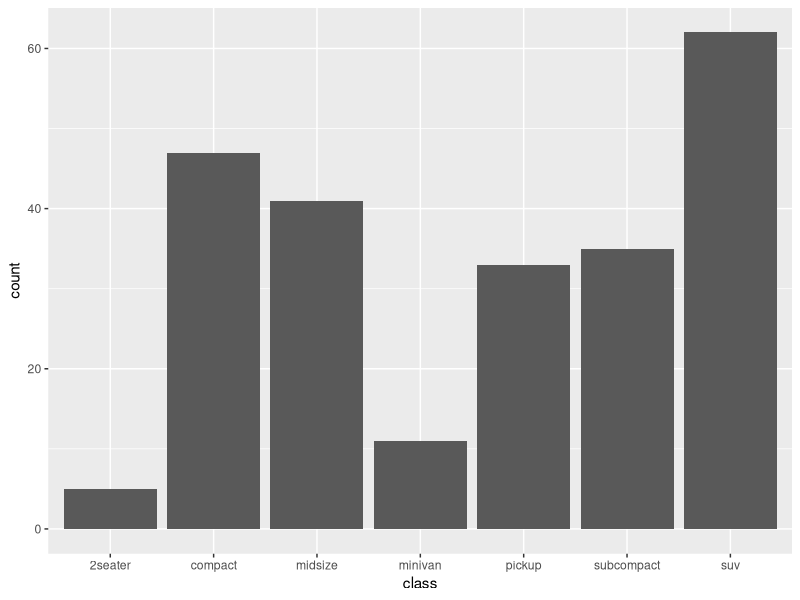
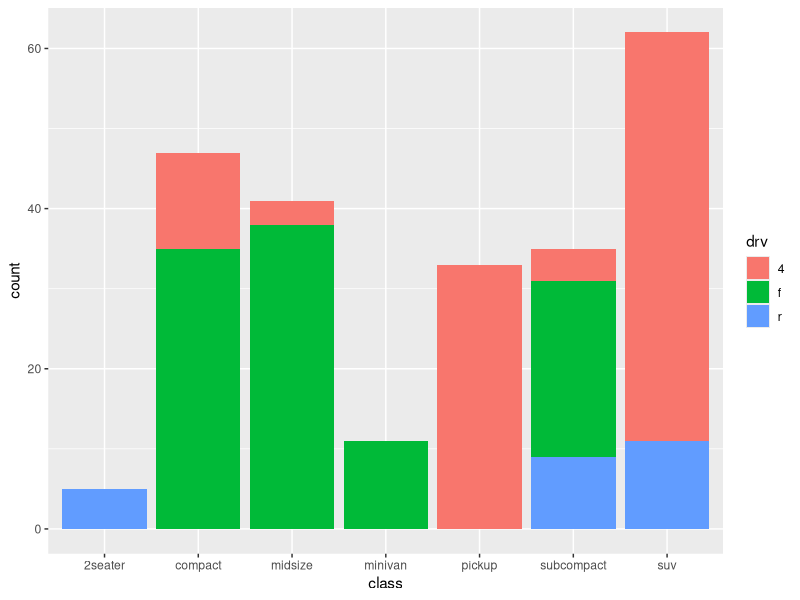
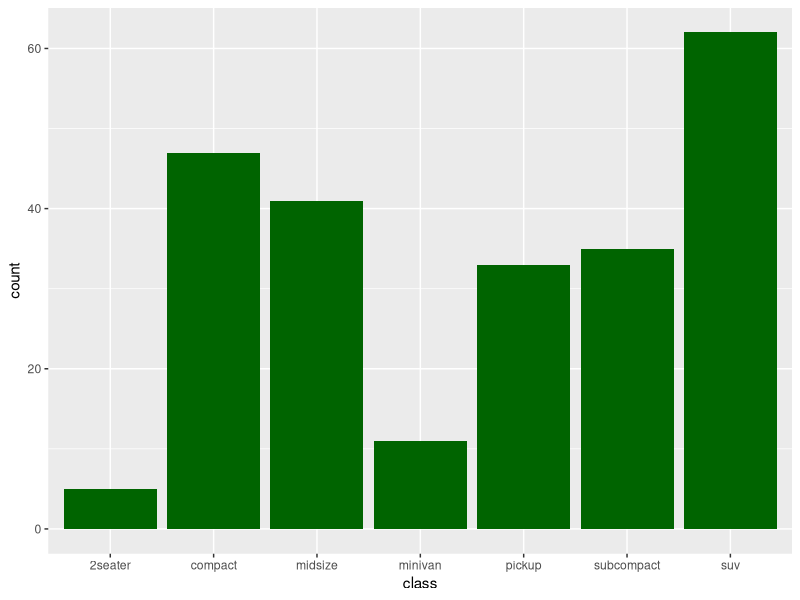
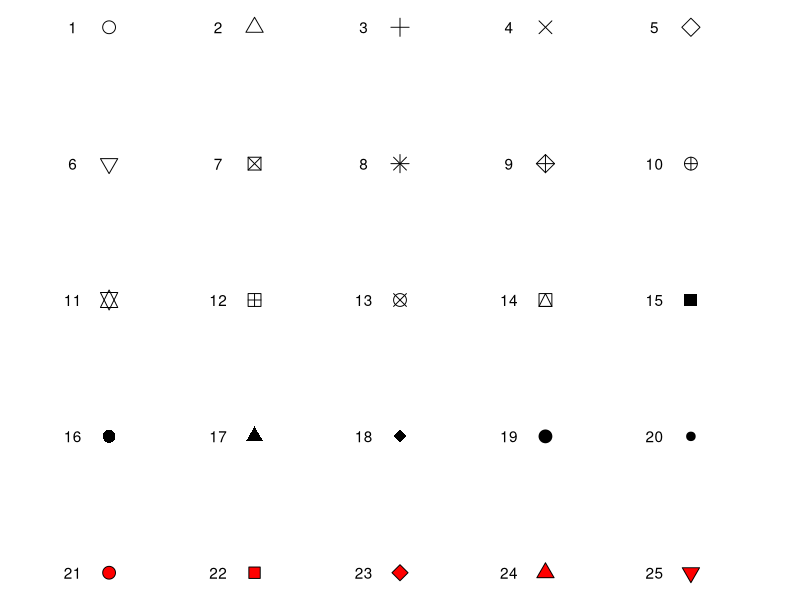
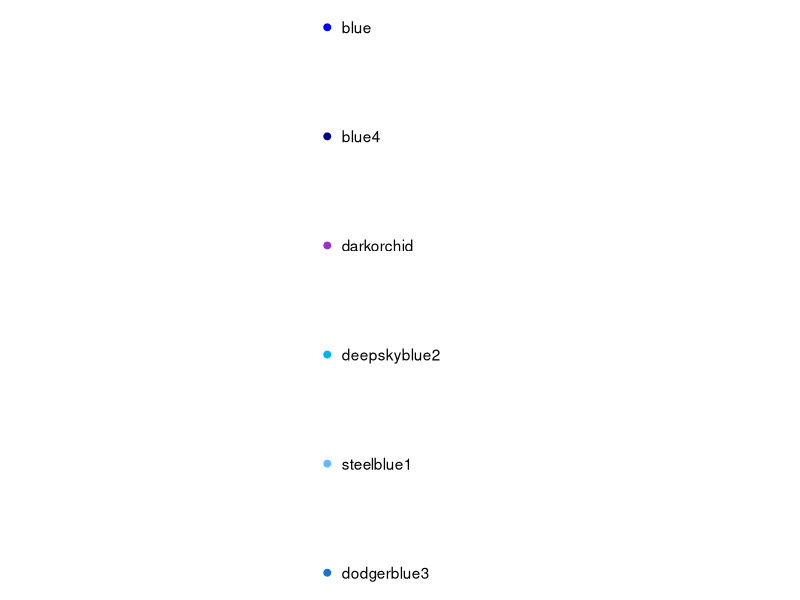
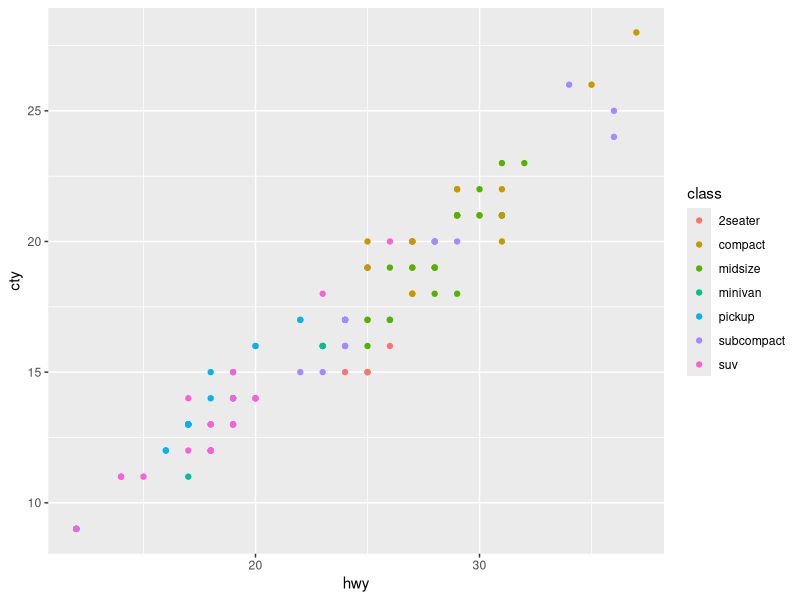
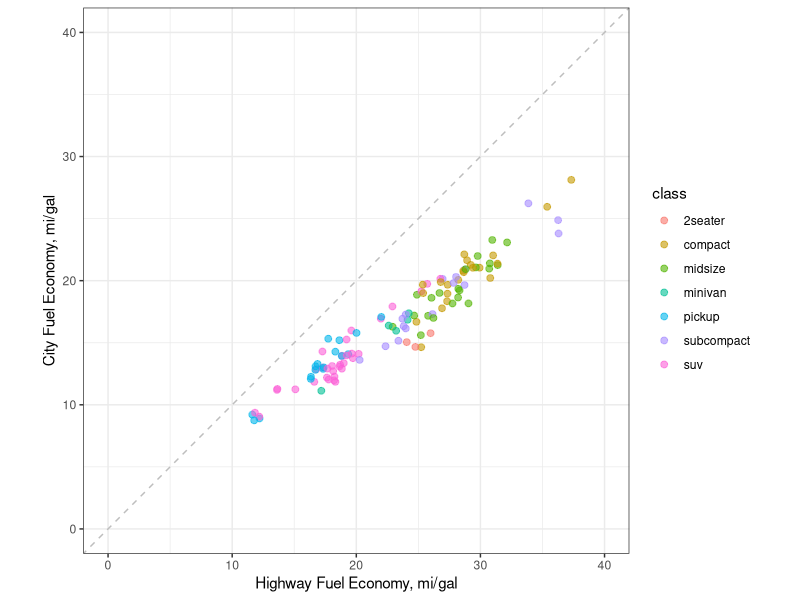
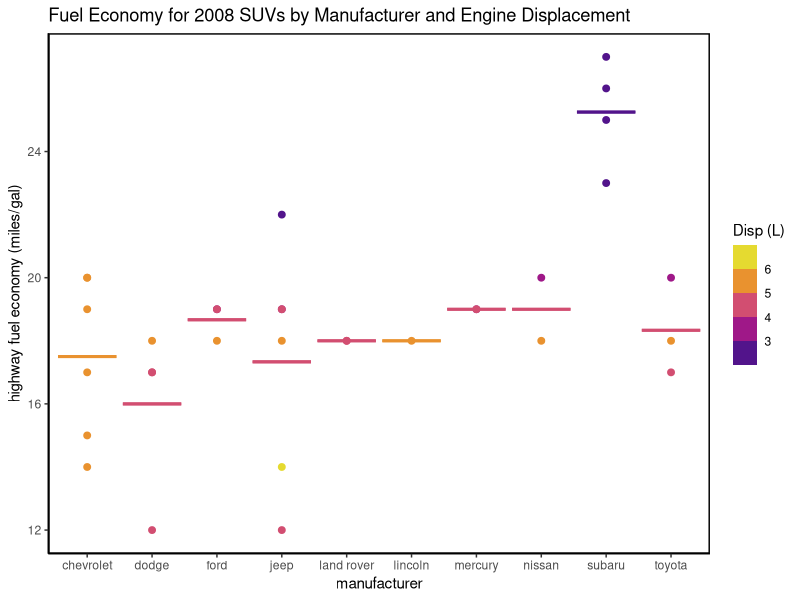

Here is the R script that generated these plots, in order:
## ---- chunk 1
library(tidyverse)
library(scales)
library(kableExtra)
## ---- chunk 2

# use ggplot() to map the data and a single aesthetic (variable = class)
ggplot(data = mpg, aes(x = class)) + 
  geom_bar() # call to a specific geom to plot the mapped data
## ---- chunk 3

# call to ggplot to map the data and a single aesthetic
ggplot(data = mpg, aes(x = class, fill = drv)) +
  geom_bar()  # call to a specific geom to plot the mapped data
## ---- chunk 4
aes_vals <- data.frame(aes = c("`x`", "`y`", "`shape`",
                               "`color`", "`fill`", "`size`",
                               "`alpha`", "`linetype`"),
                       desc = c("Variable to plot on x-axis", 
                                "Variable to plot on y-axis", 
                                "Shape of the element being plotted",
                                "Color of border of elements", 
                                "Color of inside of elements",
                                "Size of the element", 
                                "Transparency (1: opaque; 0: transparent)",
                                "Type of line (e.g., solid, dashed)"))
knitr::kable(aes_vals, 
             col.names = c("Code", "Description"), 
             caption = "Common Plot Aesthetics")
## ---- chunk 5
plot_funcs <- data.frame(type = c("Histogram (1 numeric variable)",
                                  "Scatterplot (2 numeric variables)",
                                  "Boxplot (1 numeric variable, possibly 1 factor variable)",
                                  "Line graph (2 numeric variables)"), 
                         ggplot2_func = c("`geom_histogram()`",
                                          "`geom_point()`",
                                          "`geom_boxplot()`",
                                          "`geom_line()`"))
knitr::kable(plot_funcs, 
             col.names = c("Plot type", "ggplot2 function"),
             caption = "A Few Basic Geom Types")
## ---- chunk 6

# call to ggplot where one `fill` overrides another
ggplot(data = mpg, aes(x = class, fill = drv)) +
  geom_bar(fill = "darkgreen")
## ---- chunk 7
x <- rep(1:5, 5)
y <- rep(1:5, each = 5)
my.shapes <- 1:25
to_plot <- tibble(x = x, y = y, shape = my.shapes)
ggplot(to_plot, aes(x = x, y = y)) + 
  geom_point(shape = my.shapes, size = 4, color = "black", fill = "red") + 
  geom_text(label = my.shapes, nudge_x = -0.25) +
  xlim(c(0.5, 5.5)) + 
  theme_void() + 
  scale_y_reverse()
## ---- chunk 8
x <- rep(0, 6)
y <- 1:6
my.colors <- c("blue", "blue4", "darkorchid", 
               "deepskyblue2", "steelblue1", "dodgerblue3")
to_plot <- tibble(x = x, y = y, color = my.colors)
ggplot(to_plot, aes(x = x, y = y)) + 
  geom_point(color = my.colors, size = 2) + 
  geom_text(label = my.colors, hjust = 0, nudge_x = 0.05) + 
  theme_void() + 
  xlim(c(-1, 1.5)) +
  scale_y_reverse()
## ---- chunk 9
plot_adds <- data.frame(add = c("`ggtitle()`",
                                "`xlab()`, `ylab()`",
                                "`xlim()`, `ylim()`",
                                "`scale_x_log10()`"),
                        descrip = c("Plot title",
                                    "Labels for x- and y-axis",
                                    "Limits of x- and y-axis",
                                    "Log scale of x-axis"))
knitr::kable(plot_adds, 
             col.names = c("Element", "Description"),
             caption = "Common Scale Elements")
## ---- chunk 10
# quantitative summary in pipe
mpg %>% 
  dplyr::filter(year == 2008) %>%
  dplyr::group_by(class) %>%
  dplyr::tally() %>% 
  dplyr::ungroup()
## ---- chunk 11

# load required R packages
library(dplyr) # for data wrangling and manipulation
library(ggplot2) # for data visualization
## alternatively, use `library(tidyverse)`, if you will need multiple packages

ggplot2::ggplot() +
  geom_point(data = dplyr::filter(mpg, year == 2008), # filter data
             aes(x = hwy, y = cty, color = class)) # assign x, y, and color
## ---- chunk 12
# call to ggplot, note that data and aesthetics are called in first geom layer
ggplot2::ggplot() +
  # first geom layer (jitter)
  geom_jitter(data = dplyr::filter(mpg, year == 2008),
             aes(x = hwy, y = cty, color = class),
             width = 0.4,
             alpha = 0.6,
             size = 2) +
  # second geom layer (line)
  geom_abline(xintercept = 0,
              slope = 1, 
              color = "grey",
              linetype = "dashed") +
  # fix x and y coordinates to be equal in relative scale
  coord_fixed() +
  # set axis limits
  xlim(c(0,40)) +
  ylim(c(0,40)) +
  # add axis labels
  xlab("Highway Fuel Economy, mi/gal") +
  ylab("City Fuel Economy, mi/gal") +
  # adopt theme without grey background
  theme_bw()
## ---- chunk 13

# use dplyr to create a summary subset from the `mpg` dataframe
mpg_subset <- mpg %>%
  dplyr::filter(class == "suv", year == 2008) %>%
  dplyr::group_by(manufacturer) %>%
  dplyr::summarize(hwy_mean = mean(hwy), displ_mean = mean(displ))

# call to ggplot, note that data and aesthetics are called in each geom layer
ggplot() +
  # first layer - note the main dataframe was called
  geom_point(data = filter(mpg, class == "suv" & year == 2008),
           aes(x = manufacturer, 
               y = hwy, 
               color = displ),
           size = 2) +
  # second layer - note the subset dataframe was called 
  geom_errorbar(data = mpg_subset,
             aes(x = manufacturer,
                 ymin = hwy_mean,
                 ymax = hwy_mean,
                 color = displ_mean),
             size = 1) +
  # customize plot labels
  labs(title = "Fuel Economy for 2008 SUVs by Manufacturer and Engine Displacement",
       color = "Disp (L)") +
  ylab("highway fuel economy (miles/gal)") +
  # add a fancy color scale
  scale_colour_stepsn(colours = hcl.colors(n=5, palette = "plasma")) +
  # adopt a theme without a gray background
  theme_classic() +
  # enclose the plot on all sides with a black line
  theme(panel.background = element_rect(color = "black",
                                        size = 1))
